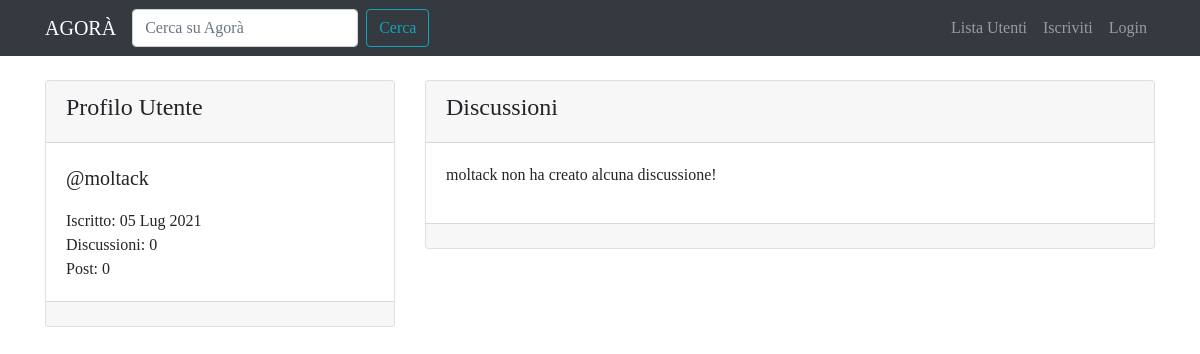
The app's page /user/moltack/, older data.
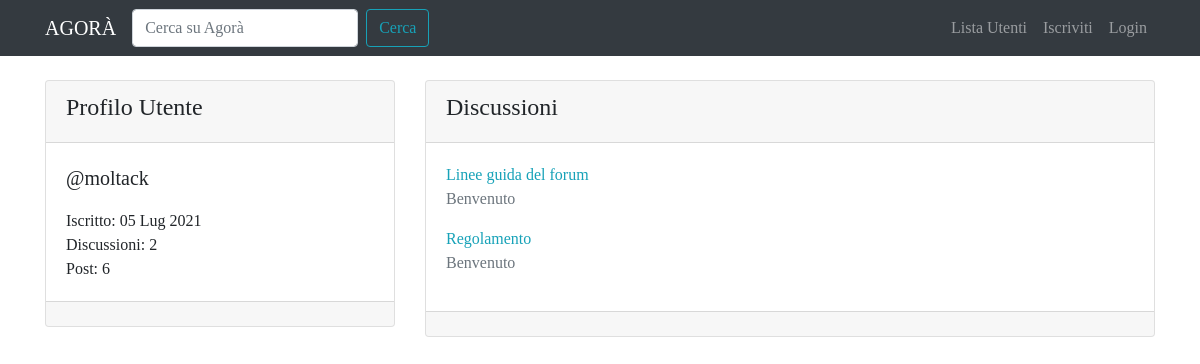
The same page, newer data.
### forum/models.py (models this page shows, shortened)
class BaseModel(models.Model):
    objects = models.Manager()
    class Meta:
        abstract = True

class Discussion(BaseModel):
    title = models.CharField(max_length=120)
    creation_date = models.DateTimeField(auto_now_add=True)
    discussion_author = models.ForeignKey(User, on_delete=models.CASCADE, related_name='discussions')
    discussion_section = models.ForeignKey(Section, on_delete=models.CASCADE)
    def get_absolute_url(self):
        return reverse('discussion_view', kwargs={'pk': self.pk})
    class Meta:
        verbose_name = 'Discussione'
        verbose_name_plural = 'Discussioni'
        ordering = ['creation_date']

class Section(BaseModel):
    name = models.CharField(max_length=80)
    description = models.CharField(max_length=150, blank=True, null=True)
    logo = models.ImageField(blank=True, null=True, default='image_empty.png')
    def __str__(self):
        return self.name
    class Meta:
        verbose_name = 'Sezione'
        verbose_name_plural = 'Sezioni'
        ordering = ['name']

### core/views.py (the view)
# urls.py: path('user/<slug:username>/', views.user_profile_view, name='user_profile'),
def user_profile_view(request, username):
    user = get_object_or_404(User, username=username)
    user_discussions = Discussion.objects.filter(discussion_author=user).order_by('-pk')
    context = {
        'user': user,
        'user_discussions': user_discussions
    }
    return render(request, "core/user_profile_it.html", context)

### core/templates/core/user_profile_it.html (shortened to what this page needs)
{% extends 'base.html' %}
{% block content %}
  <div class="row mt-3">
    <div class="col-lg-4 col-12">
      <div class="card my-2">
        <div class="card-header">
          <h4>{% if request.user == user %}Il tuo {% endif %} Profilo Utente</h4>
        </div>
        <div class="card-body">
          <p class="lead">@{{ user }}</p>
          <p class="mb-0">Iscritto: {{ user.date_joined|date:'d M Y' }}</p>
          <p class="mb-0">Discussioni: {{ user.discussions.count }}</p>
          <p class="mb-0">Post: {{ user.posts.count }}</p>
        </div>
        <div class="card-footer"></div>
      </div>
    </div>
    <div class="col-lg-8 col-12">
      <div class="card my-2">
        <div class="card-header">
          <h4>Discussioni</h4>
        </div>
        <div class="card-body">
          {% for discussion in user_discussions %}
            <a href="{{ discussion.get_absolute_url }}">{{ discussion.title }}</a>
            <p class="text-muted">{{ discussion.discussion_section }}</p>
          {% empty %}
            {% if request.user != user %}
              <p>{{ user }} non ha creato alcuna discussione!</p>
            {% else %}
              <p>Non hai creato alcuna discussione! Inizia Subito!</p>
            {% endif %}
          {% endfor %}
        </div>
        <div class="card-footer"></div>
      </div>
    </div>
  </div>
{% endblock %}

### templates/base.html (shortened to what this page needs)
{% load static %}
<!doctype html>
<html lang="it">
  <head>
    <link rel="stylesheet" href="https://cdn.jsdelivr.net/npm/bootstrap@4.6.0/dist/css/bootstrap.min.css">
    <link rel="stylesheet" href="{% static 'css/agora.css' %}">
  </head>
  <body>
    <nav class="navbar navbar-expand-lg navbar-dark bg-dark">
      <div class="container">
        <a class="navbar-brand" href="/">AGORÀ</a>
        <div class="collapse navbar-collapse" id="navbarSupportedContent">
          <form class="form-inline my-2 my-lg-0" action="{% url 'search_bar' %}">
            <input name="search" class="form-control mr-sm-2" type="search" placeholder="Cerca su Agorà" aria-label="Search">
            <button class="btn btn-outline-info my-2 my-sm-0" type="submit">Cerca</button>
          </form>
          <ul class="navbar-nav ml-auto">
            <li class="nav-item">
              <a class="nav-link" href="{% url 'users_list' %}">Lista Utenti <span class="sr-only">(current)</span></a>
            </li>
            {% if request.user.is_authenticated %}
              <li class="nav-item dropdown">
                <a class="nav-link dropdown-toggle" href="#" id="navbarDropdown" role="button" data-toggle="dropdown" aria-haspopup="true" aria-expanded="false">
                  {{ request.user.username }}
                </a>
                <div class="dropdown-menu" aria-labelledby="navbarDropdown">
                  <a class="dropdown-item" href="{% url 'user_profile' username=request.user.username %}">Profilo</a>
                  <a class="dropdown-item" href="{% url 'password_change' %}">Aggiorna password</a>
                  <div class="dropdown-divider"></div>
                  <a class="dropdown-item" href="{% url 'logout' %}">Esci</a>
                </div>
              </li>
            {% else %}
              <li class="nav-item">
                <a class="nav-link" href="{% url 'signup_view' %}">Iscriviti</a>
              </li>
              <li class="nav-item">
                <a class="nav-link" href="{% url 'login' %}">Login</a>
              </li>
            {% endif %}
          </ul>
        </div>
      </div>
    </nav>
    <div class="container">
      {% block content %}
      {% endblock %}
    </div>
  </body>
</html>

### static-storage/css/agora.css (style rules this page uses)
body { font-family: 'Slabo 27px', serif; }
a, a:hover { color: #17a2b8; }

Row changes from the older to the newer data that the page shows:
added Discussion: title "Linee guida del forum", discussion_section "Benvenuto"
added Discussion: title "Regolamento", discussion_section "Benvenuto"
Text that changed along with them:
{{ user.discussions.count }}: "0" → "2"
{{ user.posts.count }}: "0" → "6"
{{ user }}: "moltack" → (not shown)
text no longer shown: "non ha creato alcuna discussione!"
